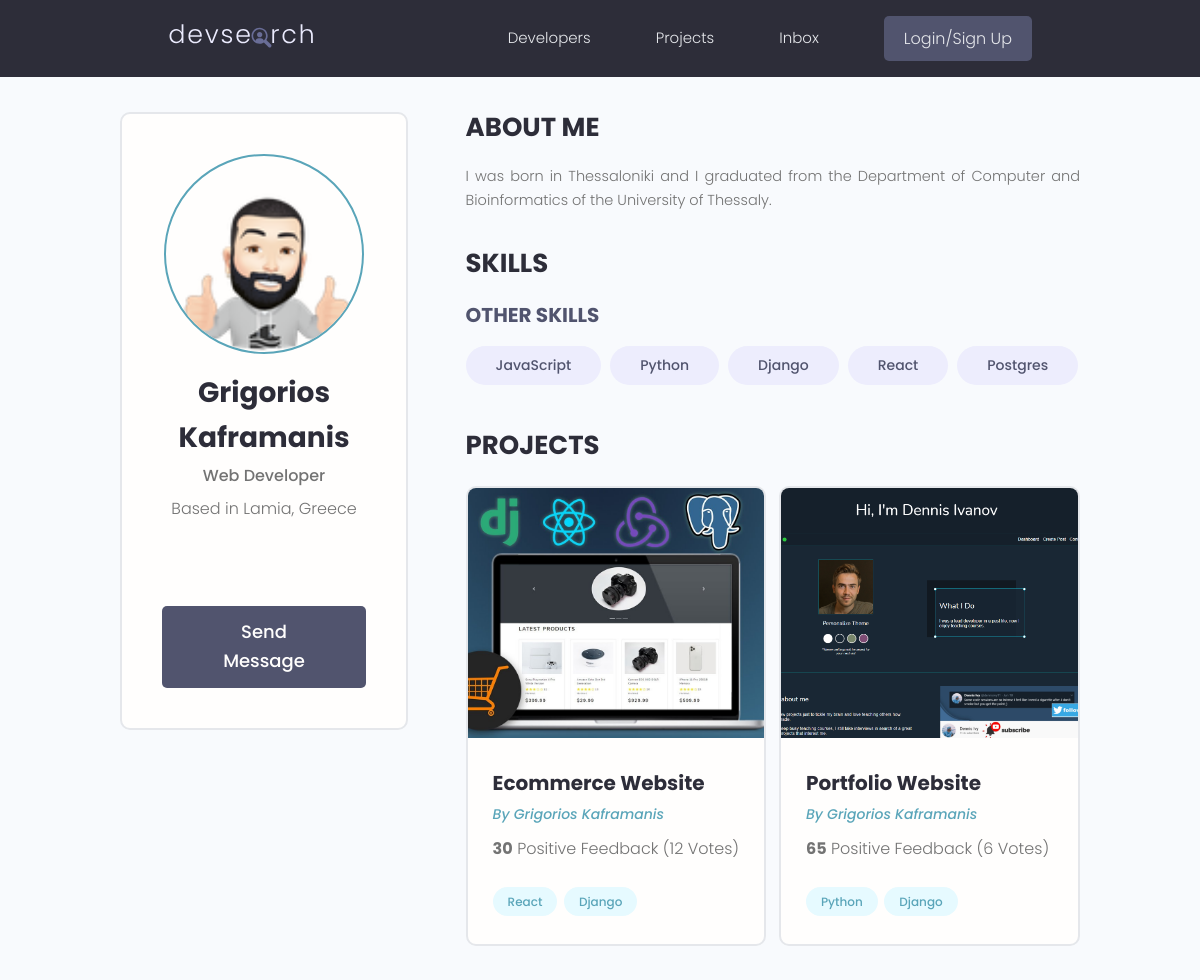
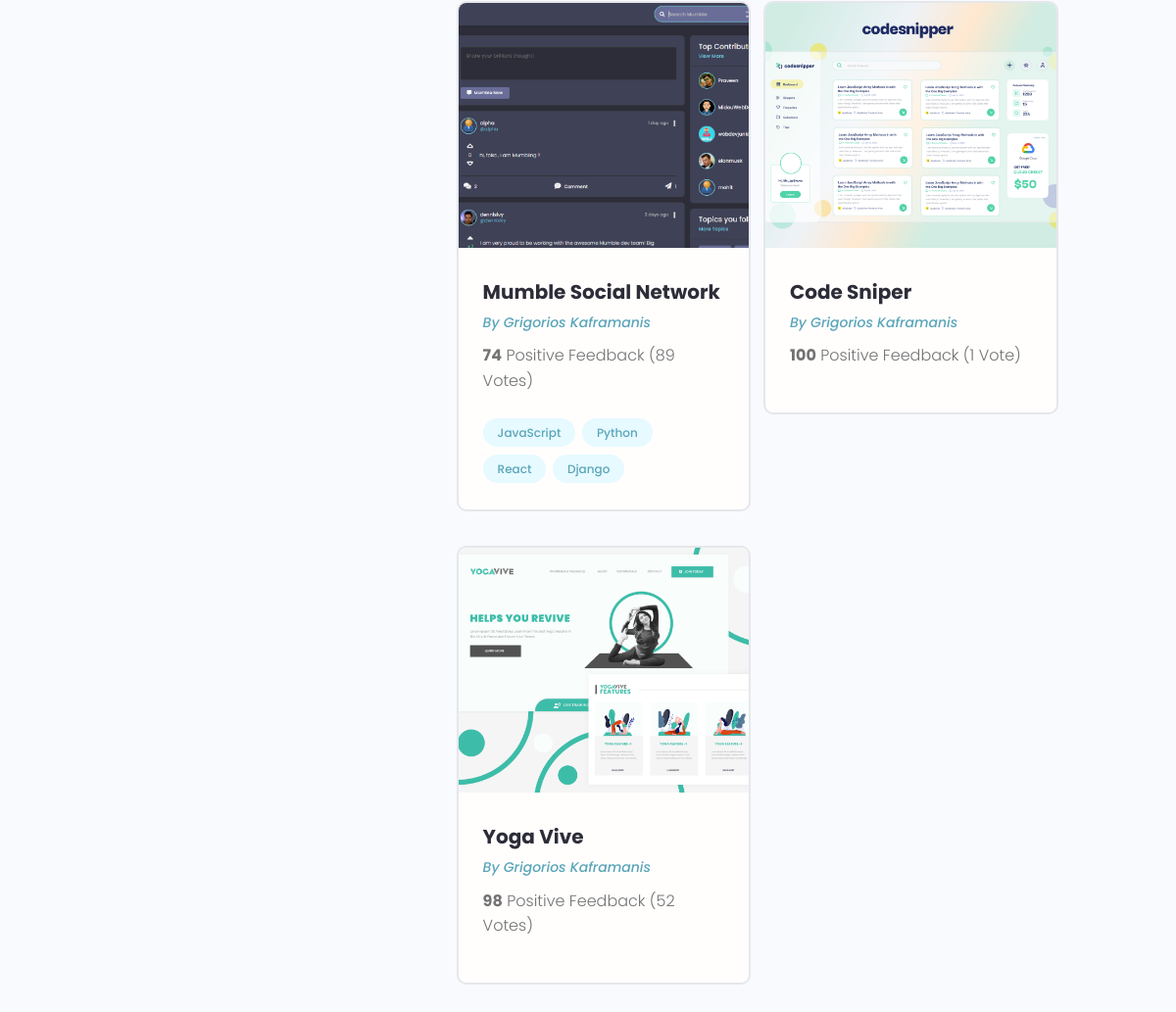
The app's page /profile/121dd560-5976-4121-a506-64e00254f7ea/ with its own data (2 pictures, top to bottom).
### users/models.py (models this page shows, shortened)
class Profile(models.Model):
    user = models.OneToOneField(User, on_delete=models.CASCADE, null=True, blank=True)
    name = models.CharField(max_length=200, blank=True, null=True)
    email = models.EmailField(max_length=500, blank=True, null=True)
    username = models.CharField(max_length=200, blank=True, null=True)
    location = models.CharField(max_length=200, blank=True, null=True)
    short_intro = models.CharField(max_length=200, blank=True, null=True)
    bio = models.TextField(blank=True, null=True)
    profile_image = models.ImageField(null=True, blank=True, upload_to="profiles/", default="profiles/user-default.png")
    social_github = models.CharField(max_length=200, blank=True, null=True)
    social_twitter = models.CharField(max_length=200, blank=True, null=True)
    social_linkedin = models.CharField(max_length=200, blank=True, null=True)
    social_facebook = models.CharField(max_length=200, blank=True, null=True)
    social_website = models.CharField(max_length=200, blank=True, null=True)
    created = models.DateTimeField(auto_now_add=True)
    id = models.UUIDField(default=uuid.uuid4, unique=True, primary_key=True, editable=False)

class Skill(models.Model):
    owner = models.ForeignKey(Profile, on_delete=models.CASCADE, null=True, blank=True)
    name = models.CharField(max_length=200, null=True, blank=True)
    description = models.TextField(null=True, blank=True)
    created = models.DateTimeField(auto_now_add=True)
    id = models.UUIDField(default=uuid.uuid4, unique=True, primary_key=True, editable=False)

### projects/models.py (models this page shows, shortened)
class Project(models.Model):
    owner = models.ForeignKey(Profile, null=True, blank=True, on_delete=models.SET_NULL)
    title = models.CharField(max_length=200)
    description = models.TextField(null=True, blank=True)
    featured_image = models.ImageField(null=True, blank=True, default="default.jpg")
    demo_link = models.CharField(max_length=2000, null=True, blank=True)
    source_link = models.CharField(max_length=2000, null=True, blank=True)
    tags = models.ManyToManyField("Tag", blank=True)
    vote_total = models.IntegerField(default=0, null=True, blank=True)
    vote_ratio = models.IntegerField(default=0, null=True, blank=True)
    created = models.DateTimeField(auto_now_add=True)
    id = models.UUIDField(default=uuid.uuid4, unique=True, primary_key=True, editable=False)

class Tag(models.Model):
    name = models.CharField(max_length=200)
    created = models.DateTimeField(auto_now_add=True)
    id = models.UUIDField(default=uuid.uuid4, unique=True, primary_key=True, editable=False)
    def __str__(self):
        return self.name

### users/views.py (the view)
# urls.py: path("profile/<str:pk>/", views.user_profile, name="user-profile"),
def user_profile(request, pk):
    profile = Profile.objects.get(id=pk)
    top_skills = profile.skill_set.exclude(description__exact="")
    other_skills = profile.skill_set.filter(description="")
    context = {"profile": profile, "top_skills": top_skills, "other_skills": other_skills}
    return render(request, "users/user-profile.html", context)

### users/templates/users/user-profile.html (shortened to what this page needs)
{% extends "base.html" %}
{% block content %}
  <main class="profile my-md">
    <div class="container">
      <div class="layout">
        <div class="column column--1of3">
          <div class="card text-center">
            <div class="card__body dev">
              <img class="avatar avatar--xl" src="{{ profile.profile_image.url }}"/>
              <h2 class="dev__name">{{ profile.name }}</h2>
              <p class="dev__title">{{ profile.short_intro }}</p>
              <p class="dev__location">Based in {{ profile.location }}</p>
              <ul class="dev__social">
              </ul>
              <a href="#" class="btn btn--sub btn--lg">Send Message </a>
            </div>
          </div>
        </div>
        <div class="column column--2of3">
          <div class="devInfo">
            <h3 class="devInfo__title">About Me</h3>
            <p class="devInfo__about">
              {{ profile.bio }}
            </p>
          </div>
          <div class="devInfo">
            <h3 class="devInfo__title">Skills</h3>
            <div class="devInfo__skills">
              <h3 class="devInfo__subtitle">Other Skills</h3>
              <div class="devInfo__otherSkills">
                {% for skill in other_skills %}
                  <span class="tag tag--pill tag--sub tag--lg">
                  <small>{{ skill.name }}</small>
                </span>
                {% endfor %}
              </div>
            </div>
          </div>
          <div class="devInfo">
            <h3 class="devInfo__title">Projects</h3>
            <div class="grid grid--two">
              {% for project in profile.project_set.all %}
                <div class="column">
                  <div class="card project">
                    <a href="{% url "project" project.id %}" class="project">
                      <img class="project__thumbnail" src="{{ project.featured_image.url }}" alt="project thumbnail"/>
                      <div class="card__body">
                        <h3 class="project__title">{{ project.title }}</h3>
                        <p><a class="project__author" href="{% url "user-profile" project.owner.id %}">By {{ project.owner.name }}</a></p>
                        <p class="project--rating">
                          <span style="font-weight: bold;">{{ project.vote_ratio }}</span>
                          Positive Feedback ({{ project.vote_total }} Vote{{ project.vote_total|pluralize:"s" }})
                        </p>
                        <div class="project__tags">
                          {% for tag in project.tags.all %}
                            <span class="tag tag--pill tag--main">
                              <small>{{ tag }}</small>
                            </span>
                          {% endfor %}
                        </div>
                      </div>
                    </a>
                  </div>
                </div>
              {% endfor %}
            </div>
          </div>
        </div>
      </div>
    </div>
  </main>
{% endblock %}

### static/styles/app.css (style rules this page uses)
:root { --color-sub: #2d2d39; }
.btn--sub { background-color: var(--color-sub-light); }
.card { border: 2px solid var(--color-light); }
img { width: 100%; }
.profile .card > .dev { padding: 4rem; }
.dev__name { color: var(--color-sub); font-size: 2.8rem; font-weight: 700; margin-top: 1rem; margin-bottom: 0.5rem; }
.dev__title { font-size: 1.6rem; font-weight: 500; line-height: 1.3; }
.dev__location { margin-top: 1rem; }
.dev__social { margin: 3rem 0; list-style: none; display: flex; justify-content: center; gap: 1.5rem; }
.devInfo { margin-bottom: 3rem; }
.devInfo__title, .devInfo__subtitle { font-size: 2.6rem; color: var(--color-sub); text-transform: uppercase; font-weight: 700; margin-bottom: 1.5rem; }
.devInfo__subtitle { font-size: 2rem; color: var(--color-sub-light); }
.devInfo__about, .devSkill__info { font-size: 1.45rem; line-height: 1.7; text-align: justify; }
.project__author { font-size: 1.4rem; font-style: italic; }
.project--rating { margin-bottom: 1.6em; margin-top: .5em; }
.project__thumbnail { height: 25rem; object-fit: cover; object-position: top center; }
.project__title { font-size: 2rem; font-weight: 700; color: var(--color-sub); }

### static/uikit/styles/modules/_variables.css (style rules this page uses)
:root { --color-main: #5aa5b9; --color-main-light: #e6faff; --color-sub: #3f4156; --color-sub-light: #51546e; --color-sub-lighter: #ededfd; --color-text: #737373; --color-gray: #8b8b8b; --color-light: #e5e7eb; --color-light-gray: #767676; --color-bg: #f8fafd; --color-white: #fffefd; --color-white-light: #f3f3f3; --color-success: #359e64; --color-success-bg: #def8e8; --color-error: #fc4b0b; --color-error-bg: #fff2ee; --font-base: 'Poppins', arial, helvetica, 'Segoe UI', roboto, ubuntu, sans-serif; --font-monospace: 'Fira Code', 'Courier New', courier, monospace; --font-regular: 300; --font-medium: 500; --font-bold: 700; --generic-shadow: 1px 1px 5px #00000010; --generic-transition: all 0.3s ease-in-out; }

### static/uikit/styles/modules/_base.css (style rules this page uses)
* { margin: 0; padding: 0; box-sizing: border-box; text-rendering: optimizeLegibility; color: inherit; font-size: inherit; }
html { font-size: 50%; }
@media only screen and (min-width: 480px) { html { font-size: 56.25%; } }
@media only screen and (min-width: 1200px) { html { font-size: 62.5%; } }
body { line-height: 1.6; font-weight: 400; font-size: 1.5rem; color: var(--color-text); background-color: var(--color-bg); min-height: 100vh; }

### static/uikit/styles/modules/_typography.css (style rules this page uses)
* { font-family: var(--font-base); }
h2 { font-size: 3.6rem; font-weight: var(--font-bold); }
h3 { font-size: 3.2rem; font-weight: var(--font-medium); }
p, span, strong { font-size: 1.6rem; color: var(--color-text); font-weight: var(--font-regular); }
a { padding-bottom: 2px; text-decoration: none; display: inline-block; color: var(--color-main); font-weight: var(--font-medium); }

### static/uikit/styles/modules/_utilities.css (style rules this page uses)
.container { width: 92%; max-width: 165rem; margin: 0 auto; box-sizing: border-box; }
@media screen and (min-width: 1000px) { .container { width: 90%; } }
@media screen and (min-width: 1200px) { .container { width: 80%; } }
.text-center { text-align: center; }
.my-md { margin: 3rem auto; }

### static/uikit/styles/modules/_avatar.css (style rules this page uses)
.avatar { border-radius: 50%; border: 2px solid var(--color-main); object-fit: cover; }
.avatar--xl { height: 20rem; width: 20rem; }

### static/uikit/styles/modules/_button.css (style rules this page uses)
.btn { display: inline-block; position: relative; cursor: pointer; background-color: var(--color-light); font-weight: var(--font-medium); color: var(--color-sub); text-decoration: none; padding: 1rem 2rem; border-radius: 0.5rem; border: none; width: -webkit-fit-content; width: -moz-fit-content; width: fit-content; height: -webkit-fit-content; height: -moz-fit-content; height: fit-content; font-size: 1.6rem; outline-width: 0; outline-color: transparent; -webkit-backface-visibility: hidden; backface-visibility: hidden; transition: all 0.3s ease-in-out; }
.btn--sub { background-color: var(--color-sub); color: var(--color-white); }
.btn--lg { font-size: 1.8rem; padding: 1.2rem 4.5rem; }

### static/uikit/styles/modules/_card.css (style rules this page uses)
.card { border-radius: 1rem; background-color: var(--color-white); border: 1.5px solid var(--color-light); width: auto; height: auto; margin-top: 0.5rem; margin-bottom: 0.5rem; overflow: hidden; }
.card__body, .card__header { padding: 2rem 2.5rem; }

### static/uikit/styles/modules/_layout.css (style rules this page uses)
.layout { display: flex; flex-flow: row wrap; justify-content: space-between; }
.layout > .column { margin-bottom: 3rem; }
.layout > .column.column--1of3 { flex-basis: 30%; }
.layout > .column.column--2of3 { flex-basis: 64%; }

### records on screen
Profile: profile_image (picture), name "Grigorios Kaframanis", short_intro "Web Developer", location "Lamia, Greece", bio "I was born in Thessaloniki and I graduated from the Department of Computer and Bioinformatics of the University of Thessaly."
Skill: name "JavaScript"
Skill: name "Python"
Skill: name "Django"
Skill: name "React"
Skill: name "Postgres"
Project: featured_image (picture), title "Ecommerce Website", owner.name "Grigorios Kaframanis", vote_ratio "30", vote_total "12"
Tag: name "React"
Tag: name "Django"
Project: featured_image (picture), title "Portfolio Website", owner.name "Grigorios Kaframanis", vote_ratio "65", vote_total "6"
Tag: name "Python"
Project: featured_image (picture), title "Mumble Social Network", owner.name "Grigorios Kaframanis", vote_ratio "74", vote_total "89"
Tag: name "JavaScript"
Project: featured_image (picture), title "Code Sniper", owner.name "Grigorios Kaframanis", vote_ratio "100", vote_total "1"
Project: featured_image (picture), title "Yoga Vive", owner.name "Grigorios Kaframanis", vote_ratio "98", vote_total "52"
